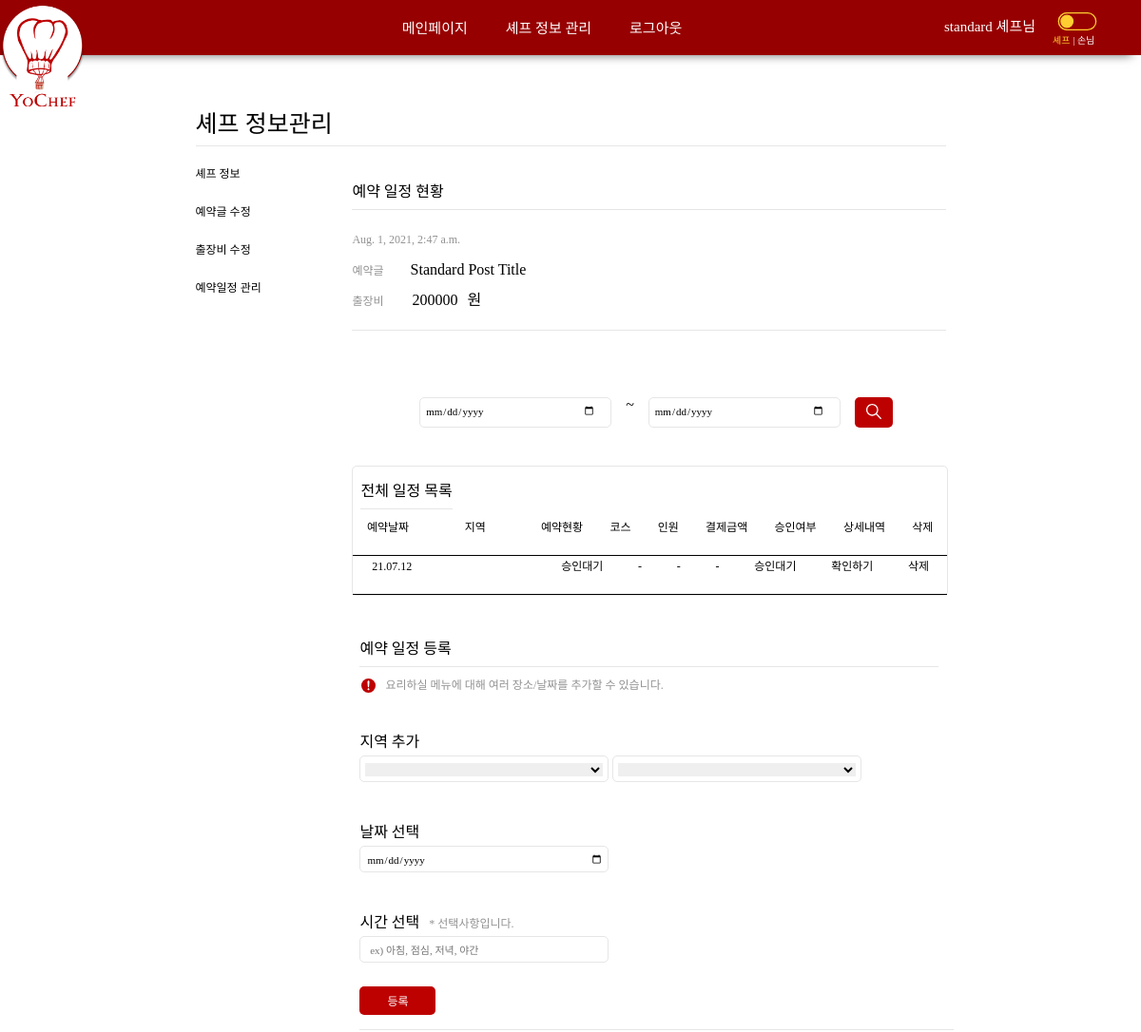
Before: /chef/chefSchedule/ (signed in, upper part) with the older database file.
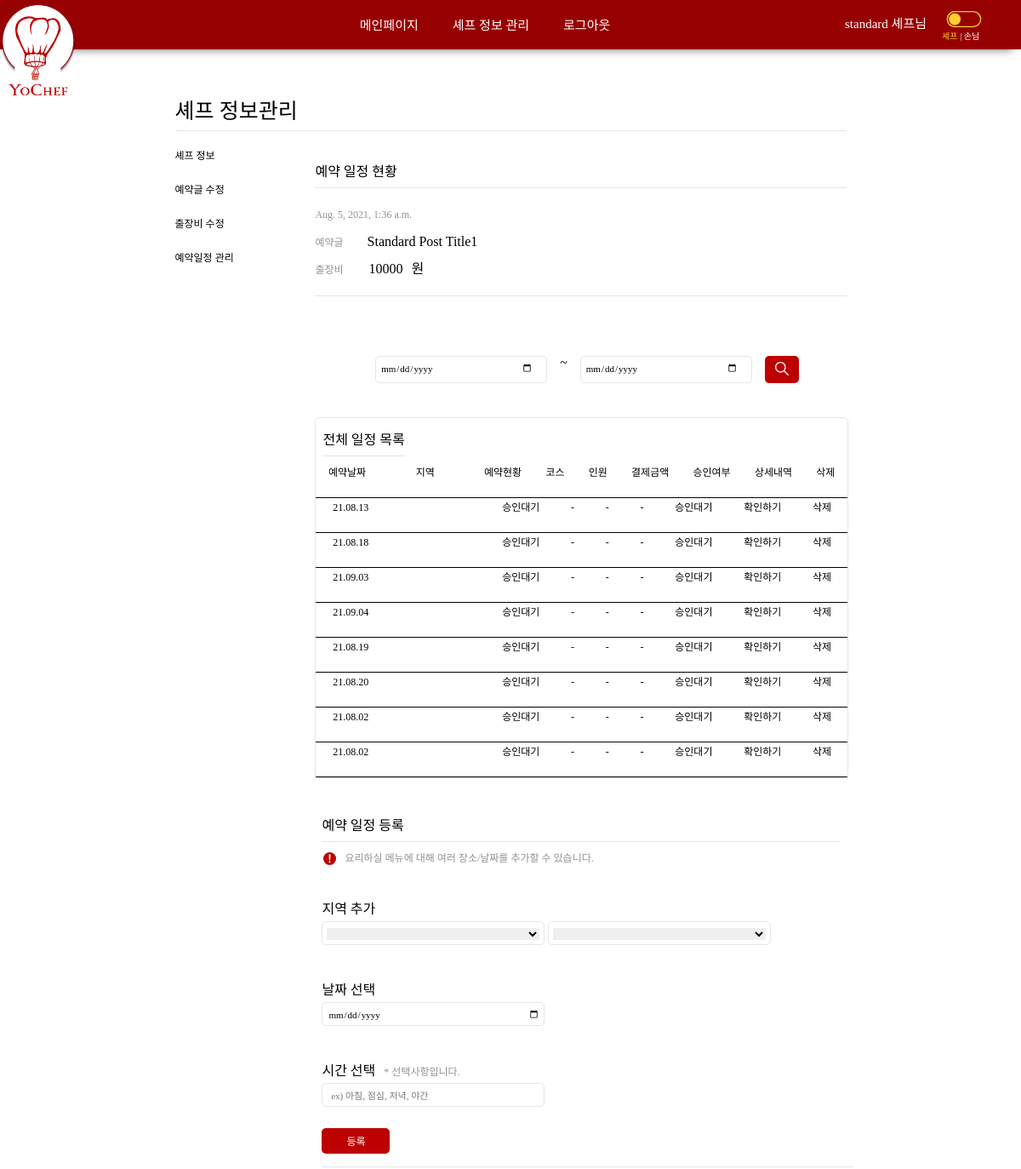
After: the same page with the newer database file.
### chef/models.py (models this page shows, shortened)
class Post(models.Model):
	chef = models.OneToOneField(Chef, on_delete=models.CASCADE)
	region = models.IntegerField(null=True)
	regionDetail = models.ForeignKey(RegionDetail, null=True, on_delete=models.SET_NULL)
	title = models.TextField(max_length=255, null=True)
	introduce = models.TextField(max_length=5000, null=True)
	category = models.IntegerField(null=True)		# 한식, 일식, 중식, 아시안, 양식, 채식
	notice = models.TextField(max_length=5000, null=True)
	movingPrice = models.IntegerField(default=0)
	isOpen = models.BooleanField(default=True)
	registerDate = models.DateTimeField(auto_now=True)

class Schedule(models.Model):
	post = models.ForeignKey(Post, on_delete=models.CASCADE)
	eventDate = models.DateField()
	eventTime = models.CharField(max_length=100, null=True)
	confirmStatus = models.IntegerField(default=1)	# 1: 승인대기  2: 승인됨  3. 취소됨
	region = models.IntegerField(null=True, blank=True)
	regionDetail = models.ForeignKey(RegionDetail, null=True, blank=True, on_delete=models.SET_NULL)
	def print_confirmStatus(self):
		if self.confirmStatus == 1:
			return "승인대기"
		elif self.confirmStatus == 2:
			return "승인됨"
		elif self.confirmStatus == 3:
			return "취소됨"
		else:
			return "Error"

### chef/views.py (the view)
# urls.py: path('chefSchedule/', views.chefSchedule, name="chefSchedule"),
def chefSchedule(request):
    if str(request.user) == "AnonymousUser":
        return redirect("/customer/login")
    elif request.user.customer.isChef == False:
        return redirect("/chef/registerChef/1")
    chef = request.user.customer.chef
    post = chef.post
    schedules = Schedule.objects.filter(post=post)
    scheduleInfoList = []
    for schedule in schedules:
        book = Book.objects.filter(schedule=schedule, paymentStatus=2).first() # 코스, 인원, 총 결제 금액
        scheduleInfo = {}
        scheduleInfo['region'] = schedule.region
        scheduleInfo['regionDetail'] = schedule.regionDetail
        scheduleInfo['eventDate'] = schedule.eventDate
        scheduleInfo['eventTime'] = schedule.eventTime
        scheduleInfo['confirmStatus'] = schedule.print_confirmStatus
        scheduleInfo['course'] = book.course if book else None
        scheduleInfo['personNum'] = book.personNum if book else None
        scheduleInfo['totalPrice'] = book.totalPrice if book else None
        scheduleInfo['scheduleID'] = schedule.id
        scheduleInfoList.append(scheduleInfo)
    scheduleInfoList.reverse()
    context = {
        "chef" : chef,
        "post" : post,
        "scheduleList" : scheduleInfoList,
    }
    return render(request, 'chefSchedule.html', context)

### chef/templates/chefSchedule.html (shortened to what the changed rows need)
{% extends 'base.html' %}
{% load static %}
{% block style %}
<link rel="stylesheet" href="{% static 'css/chefSchedule.css' %}">
{% endblock %}
{% block content %}
    <div class="chef-schedule-body">
        <div class="edit-chef-wrapper">
            {% include 'editChefProfile_side.html' %}
                <div class="edit-content edit-schedule">
                    <div class="header-container">
                        <div class="post-content">
                            <div class="post-register-time">{{post.registerDate}}</div>
                            <div class="post-container">
                                <div class="post__title">{{post.title}}</div>
                                <div class="moving-price">{{post.movingPrice}}</div>
                            </div>
                        </div>
                    </div>
                    <article class="schedule-list-wrapper">
                        <table class="schedule-list__total-container">
                                <th class="list-item td-date">예약날짜</th>
                                <th class="list-item td-region">지역</th>
                                <th class="list-item td-paymentStatus">예약현황</th>
                                <th class="list-item td-course">코스</th>
                                <th class="list-item td-person-num">인원</th>
                                <th class="list-item td-total-price">결제금액</th>
                                <th class="list-item td-confirm-status">승인여부</th>
                                <th class="list-item td-detail">상세내역</th>
                                <th class="list-item td-delete">삭제</th>
                            {% for schedule in scheduleList %}
                            <tr class="list-container">
                                <td class="list-item td-date">{{schedule.eventDate|date:"y.m.d"}}</td>
                                <td class="list-item td-region">{{schedule.regionDetail.detailName}}</td>
                                <td class="list-item td-paymentStatus">{{schedule.confirmStatus|default:'-'}}</td>
                                <td class="list-item td-course">{{schedule.course|default:'-'}}</td>
                                <td class="list-item td-person-num">{{schedule.personNum|default:'-'}}</td>
                                <td class="list-item td-total-price">{{schedule.totalPrice|default:'-'}}</td>
                                <td class="list-item td-confirm-status">{{schedule.confirmStatus|default:'-'}}</td>
                                <td class="list-item td-detail"><a href="{% url 'chefScheduleDetail' schedule.scheduleID %}">확인하기</a></td>
                                <td class="list-item td-delete" onclick="deleteSchedule(this)" style="cursor: pointer;" value="{{schedule.scheduleID}}">삭제</td>
                            </tr>
                            {% endfor %}
                        </table>
                    </article>
                </div>
            </div>
        </div>
    </div>
{% endblock %}

Changed rows visible on the page:
removed Schedule: eventDate "21.07.12", confirmStatus "승인대기", confirmStatus "승인대기"
changed Post: registerDate "Aug. 1, 2021, 2:47 a.m." → "Aug. 5, 2021, 1:36 a.m."; title "Standard Post Title" → "Standard Post Title1"; movingPrice "200000" → "10000"
added Schedule: eventDate "21.08.13", confirmStatus "승인대기", confirmStatus "승인대기"
added Schedule: eventDate "21.08.18", confirmStatus "승인대기", confirmStatus "승인대기"
added Schedule: eventDate "21.09.03", confirmStatus "승인대기", confirmStatus "승인대기"
added Schedule: eventDate "21.09.04", confirmStatus "승인대기", confirmStatus "승인대기"
added Schedule: eventDate "21.08.19", confirmStatus "승인대기", confirmStatus "승인대기"
added Schedule: eventDate "21.08.20", confirmStatus "승인대기", confirmStatus "승인대기"
added Schedule: eventDate "21.08.02", confirmStatus "승인대기", confirmStatus "승인대기"
added Schedule: eventDate "21.08.02", confirmStatus "승인대기", confirmStatus "승인대기"
Other visible differences:
new list line: "- - - 확인하기 삭제"
list line gone: "- - - 확인하기 삭제"
